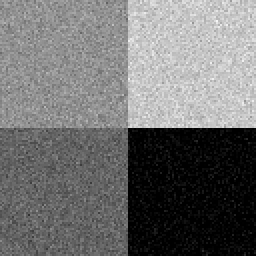
%> input picture paper_dataset/synthetic/5%-2/1_n.bmp, 128 x 128 px (shown 2 times larger)
$ octave test_FGFCM_GenImage.m   (GNU Octave 9; MATLAB toolbox functions it lacks are replaced by stand-ins)
%> lines starting %> are read from the running program, lines starting %| are printed output that depends on the picture
%> further down, I is the input picture: size 128x128 uint8; min 0, max 246, mean 112.4
### FCMseg.m

function [out] = FCMseg(im)

[M,N] = size(im);
%> M = 128; N = 128

% 模糊聚类，U为隶属度矩阵
data = reshape(mat2gray(im),[],1);
[center, U] = fcm(data, 4);
%> center = [0.814; 0.593; 0.403; 0.0206]

maxU = max(U);

% 找到各像素点的最大隶属度类别
index1 = find(U(1,:) == max(U));
%> index1 = 4087 values from 184 to 16320
index2 = find(U(2,:) == max(U));
%> index2 = 4119 values from 1 to 16294
index3 = find(U(3,:) == max(U));
%> index3 = 4081 values from 5 to 8192
index4 = find(U(4,:) == max(U));
%> index4 = 4097 values from 1900 to 16384


%% 画出依据最大隶属度判决得到的各个类别
if 0
im1 = zeros(M*N,1);
im1(index1) = 1;
im1 = reshape(im1,M,N);
figure, subplot(2,2,1), imshow(im1);

im2 = zeros(M*N,1);
im2(index2) = 1;
im2 = reshape(im2,M,N);
subplot(2,2,2), imshow(im2);

im3 = zeros(M*N,1);
im3(index3) = 1;
im3 = reshape(im3, M,N);
subplot(2,2,3), imshow(im3);

im4 = zeros(M*N,1);
im4(index4) = 1;
im4 = reshape(im4, M,N);
subplot(2,2,4), imshow(im4);
end

% 画在一张图上
im5 = zeros(M*N,1);
im5(index1) = 1;
im5(index2) = 2;
im5(index3) = 3;
im5(index4) = 4;
im5 = reshape(im5, M, N);
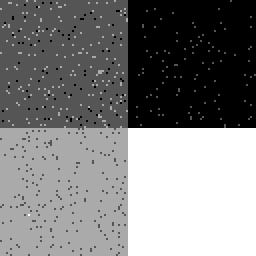
%> im5: size 128x128 double (shown 2 times larger); min 1, max 4, mean 2.5; drawn with min black and max white
%figure, imshow( mat2gray( im5 ) );

out = mat2gray(im5);
end

### FGFCM_GenImage.m

function [out] = FGFCM_GenImage(I)

    [M,N] = size(I);
    % for 3x3 neighbor, max(|pi-pj|,|qi-qj|)==1, Nr = 8
    T = 1;
    lambdaS = 3.0;
    lambdaG = 1.0;
    delta = zeros(M,N);
    S = zeros(8,M,N);
    newI = zeros(M,N);
    I = double(I);
%> I: size 128x128 double
    for i=1:M
        for j=1:N
            neighbors = -1;
            for m=[-T:T]
                for n=[-T:T]
                    if m==0 & n==0 continue; end % 不包含(i,j)自己
                    i1 = i+m;
                    j1 = j+n;
                    if i1<M+1 & i1>0 & j1<N+1 & j1>0
                        if size(neighbors,1) == -1
                            neighbors = I(i1,j1);
                        else
                            neighbors = [neighbors(:);I(i1,j1)];
                        end
                    end
                end
            end
            Nr = size(neighbors,1);
            dist = (ones(Nr,1)*I(i,j) - neighbors).^2;
            delta(i,j) = sum(dist) / Nr + 0.1 ;
            %for m1=1:Nr
            %    S(m1,i,j) = exp( (-1/3.0) - (I(i,j)-neighbors(m1)).^2 / ...
            %                    (lambdaG*delta(i,j)));
            %end
            S(1:Nr,i,j) = exp( (-1/lambdaS) - (I(i,j)-neighbors).^2/ ...
                               (lambdaG*delta(i,j)) );
            newI(i,j) = S(1:Nr,i,j)'*neighbors / sum(S(1:Nr,i,j));
        end
    end
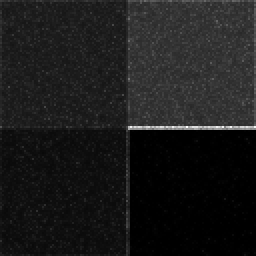
%> delta: size 128x128 double (shown 2 times larger); min 0.211, max 22727.7, mean 2437.4; drawn with min black and max white
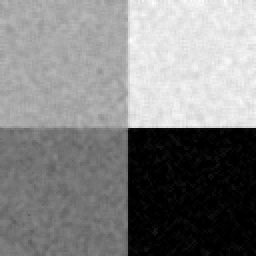
%> newI: size 128x128 double (shown 2 times larger); min -0.188, max 219.2, mean 111.6; drawn with min black and max white
    out  = uint8(newI);
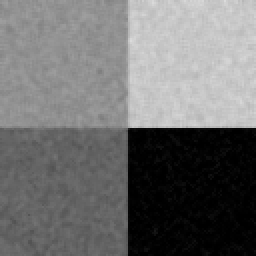
%> out: size 128x128 uint8 (shown 2 times larger); min 0, max 219, mean 111.6

end

### test_FGFCM_GenImage.m
clear all
close all
clc

str = 'E:\code\MRF\myMRF\paper_dataset\synthetic\5%-2\1_n.bmp';
I = imread(str);
figure, subplot(2,2,1), imshow(I);
%I = mat2gray(I);
OriginalFCM = FCMseg(I);
subplot(2,2,2), imshow(OriginalFCM);
I1 = FGFCM_GenImage(I);
subplot(2,2,3), imshow(I1);
%imwrite(I1,'FGFCM_Gen.bmp');
out = FCMseg(I1);
%> in FCMseg (call 2), `[center, U] = fcm(data, 4);`: center = [0.662; 0.456; 0.906; 0.0144]
%> in FCMseg (call 2), `index1 = find(U(1,:) == max(U));`: index1 = 4097 values from 1 to 14528
%> in FCMseg (call 2), `index2 = find(U(2,:) == max(U));`: index2 = 4098 values from 65 to 8192
%> in FCMseg (call 2), `index3 = find(U(3,:) == max(U));`: index3 = 4093 values from 8193 to 16320
%> in FCMseg (call 2), `index4 = find(U(4,:) == max(U));`: index4 = 4096 values from 8257 to 16384
%> in FCMseg (call 2), `im5 = reshape(im5, M, N);`:
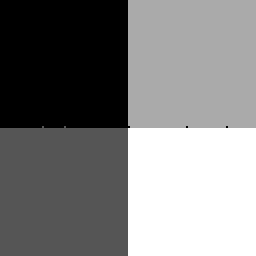
%> im5: size 128x128 double (shown 2 times larger); min 1, max 4, mean 2.5; mean of the top-left, top-right, bottom-left and bottom-right quarters 1, 3, 2, 4; drawn with min black and max white
subplot(2,2,4), imshow(out)
imwrite(out, 'FGFCM.bmp');
